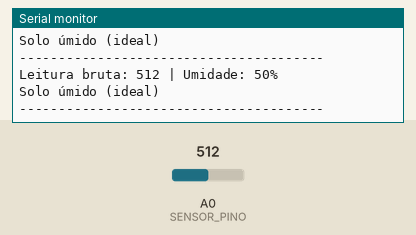
The sketch below on a simulated Arduino Uno, built with avr-gcc and run on an emulated ATmega328P. Parts: the last lines printed to the serial monitor. The inputs (shaded band) are chosen by the test bench; at power-on: A0 (SENSOR_PINO) = 512.

Above: at 2.9 s.
3.0 s: A0 (SENSOR_PINO) set to 716
At 4.6 s:
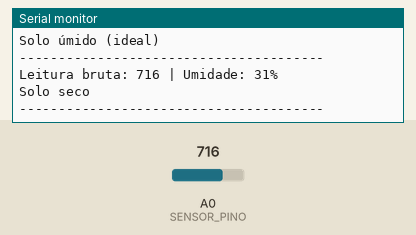
7.7 s: A0 (SENSOR_PINO) set to 900
At 9.6 s:
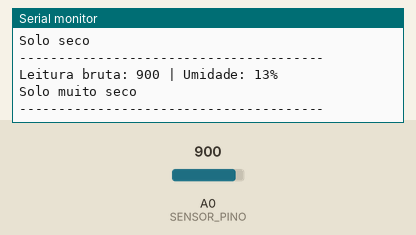
11.7 s: A0 (SENSOR_PINO) set to 306
At 13.7 s:
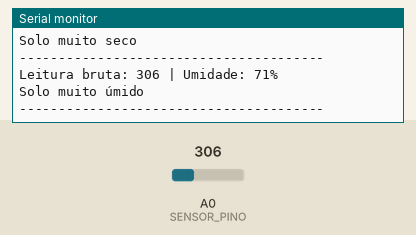
Timing chart, 0 to 15.2 s (numbered marks = the images above; inputs shaded):
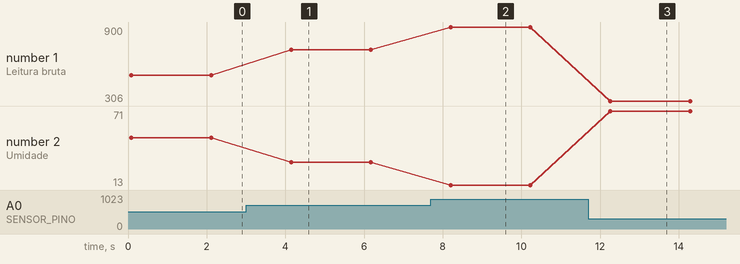

Measured:
- after the input at 3.0 s, the serial monitor: prints a new line after 1.2 s (image 1)
- after the input at 7.7 s, the serial monitor: prints a new line after 0.50 s (image 2)
- after the input at 11.7 s, the serial monitor: prints a new line after 0.56 s (image 3)
- plotted number 1: 512 → 716 after the input at 3.0 s, 716 → 900 after the input at 7.7 s, 900 → 306 after the input at 11.7 s
- plotted number 2: 50 → 31 after the input at 3.0 s, 31 → 13 after the input at 7.7 s, 13 → 71 after the input at 11.7 s

The sketch:

HumidadeSolo.ino
```cpp
// Código para testar o sensor de umidade do solo HD-38

#include <Arduino.h>
#define SENSOR_PINO A0  // Pino analógico conectado ao sensor

void setup() {
  Serial.begin(9600); // Inicia a comunicação serial
  Serial.println("Teste do Sensor de Umidade do Solo HD-38");
  Serial.println("---------------------------------------");
}

void loop() {
  int leitura = analogRead(SENSOR_PINO); // Lê o valor do sensor
  int porcentagem = map(leitura, 0, 1023, 100, 0); // Converte para porcentagem

  Serial.print("Leitura bruta: ");
  Serial.print(leitura);
  Serial.print(" | Umidade: ");
  Serial.print(porcentagem);
  Serial.println("%");

  // Classifica a umidade
  if (porcentagem >= 70) {
    Serial.println("Solo muito úmido");
  } else if (porcentagem >= 40) {
    Serial.println("Solo úmido (ideal)");
  } else if (porcentagem >= 20) {
    Serial.println("Solo seco");
  } else {
    Serial.println("Solo muito seco");
  }

  Serial.println("---------------------------------------");
  delay(2000); // Espera 2 segundos entre as leituras
}
```
